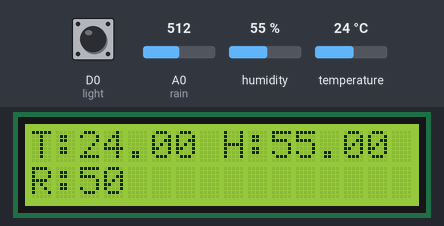
A sketch run on a simulated ESP8266 (NodeMCU). Parts: 16×2 character LCD. The inputs (shaded band) are chosen by the test bench; at power-on: humidity 55 %, A0 (rain) = 512, temperature 24 °C, D0 (light) HIGH. WiFi joins after 1.5 s; servers stay silent unless stated.

Above: at 7.0 s.
7.1 s: humidity set to 22 %
At 9.0 s:
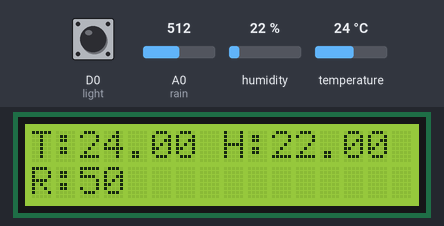
9.6 s: A0 (rain) set to 716
At 10.5 s:
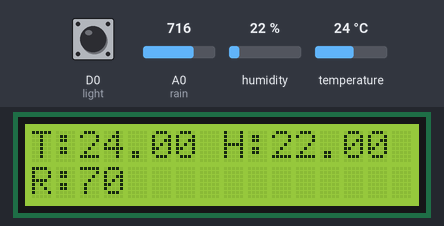
11.1 s: temperature set to 12 °C
At 13.4 s:
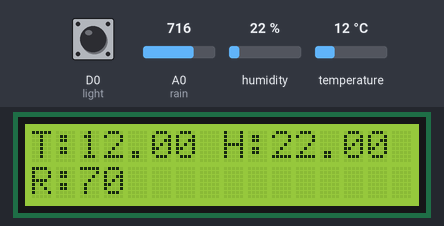
13.8 s: A0 (rain) set to 900
At 14.9 s:
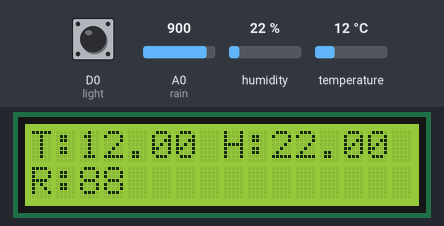
15.3 s: humidity set to 40 %
At 17.7 s:
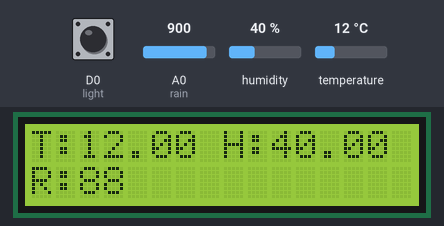
18.0 s: A0 (rain) set to 1023
At 19.3 s:
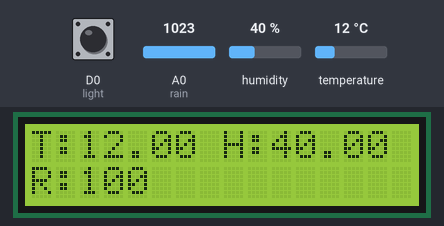
Timing chart, 0 to 20.5 s (numbered marks = the images above; inputs shaded):
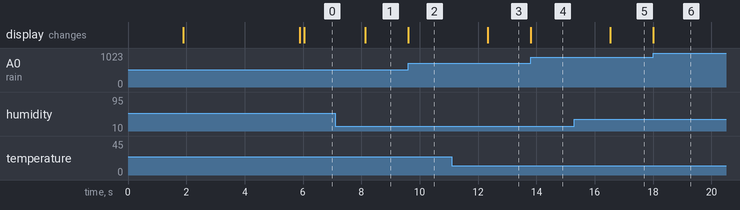

The sketch:

Final.ino
```cpp
#include <LiquidCrystal_I2C.h>
#define BLYNK_PRINT Serial
#include <ESP8266WiFi.h>
#include <BlynkSimpleEsp8266.h>
#include <DHT.h>


LiquidCrystal_I2C lcd(0x3F,16,2);


char auth[] = "nPEajIXroKZQ31aCMEao5K32VZTem7wE";
char ssid[] = "OnePlus 7 Pro";
char pass[] = "jashshahh";

DHT dht(D3, DHT11);
BlynkTimer timer;

#define rain A0
#define light D0


void setup() {
  Serial.begin(9600);
  lcd.init();
  lcd.backlight();
  pinMode(light, INPUT);

  Blynk.begin(auth, ssid, pass, "blynk.cloud", 80);
  dht.begin();

  lcd.setCursor(0, 0);
  lcd.print("Weather Monitor");
  lcd.setCursor(4, 1);
  lcd.print("System");
  delay(4000);
  lcd.clear();

  timer.setInterval(100L, DHT11sensor);
  timer.setInterval(100L, rainSensor);
  timer.setInterval(100L, LDRsensor);
}

void DHT11sensor()
{
  float h = dht.readHumidity();
  float t = dht.readTemperature();

  if (isnan(h) || isnan(t))
  {
    Serial.println("Failed to read from DHT sensor!");
    return;
  }
  Blynk.virtualWrite(V0, t);
  Blynk.virtualWrite(V1, h);

  lcd.setCursor(0, 0);
  lcd.print("T:");
  lcd.print(t);

  lcd.setCursor(8, 0);
  lcd.print("H:");
  lcd.print(h);

}

void rainSensor()
{
  int value = analogRead(rain);
  value = map(value, 0, 1024, 0, 100);
  Blynk.virtualWrite(V2, value);

  lcd.setCursor(0, 1);
  lcd.print("R:");
  lcd.print(value);
  lcd.print(" ");
}


void LDRsensor()
{
  bool value = digitalRead(light);
  if (value == 0)
  {
    WidgetLED LED(V3);
    LED.on();
  }
  else
  {
    WidgetLED LED(V3);
    LED.off();
  }

}

void loop()
{
  Blynk.run();
  timer.run();
}
```

Measured:
- after the input at 7.1 s, the display: changes after 1.0 s (image 1)
- after the input at 9.6 s, the display: changes at once (image 2)
- after the input at 11.1 s, the display: changes after 1.2 s (image 3)
- after the input at 13.8 s, the display: changes at once (image 4)
- after the input at 15.3 s, the display: changes after 1.2 s (image 5)
- after the input at 18.0 s, the display: changes at once (image 6)
